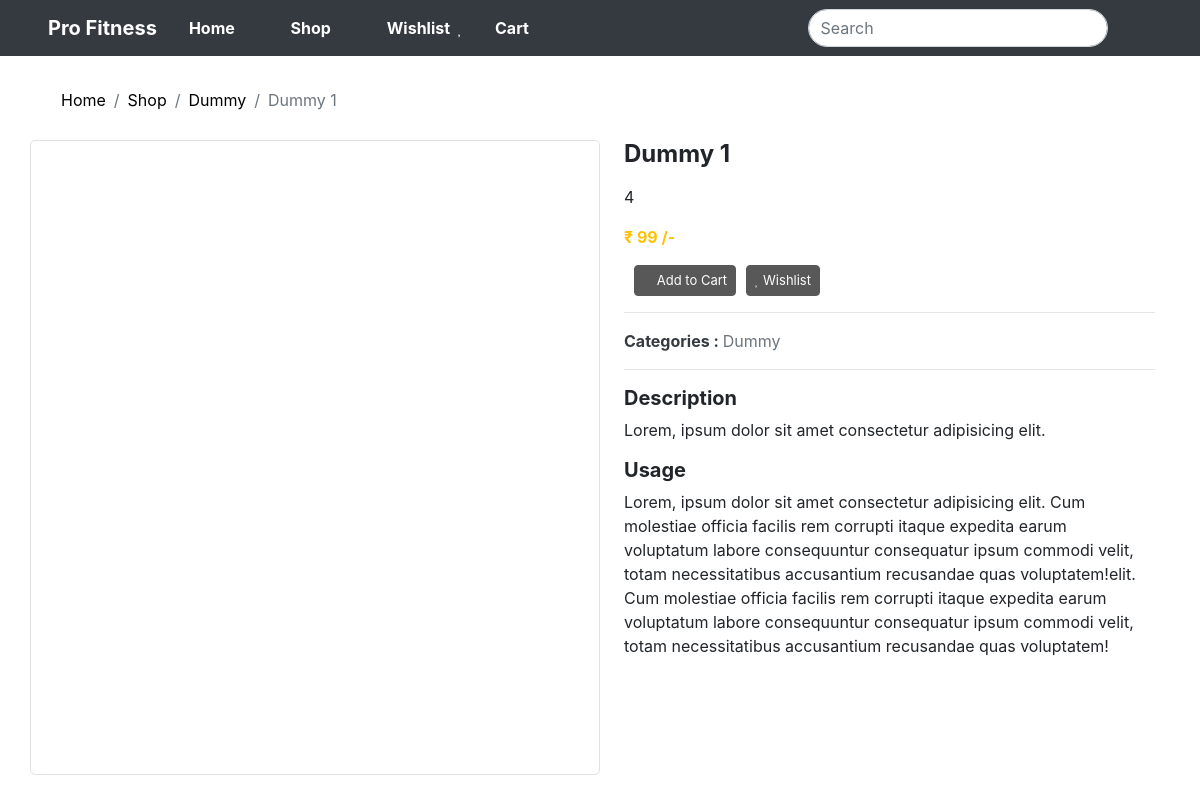
The page /single_product/1 on the database its author committed.
### fitness/models.py (models this page shows, shortened)
class Product(models.Model):
    id = models.IntegerField(primary_key=True)
    title = models.CharField(max_length=250)
    desc = models.TextField()
    usage = models.TextField()
    price = models.IntegerField()
    categories = models.TextField()
    rating = models.IntegerField()
    images1 = models.ImageField(upload_to='')

### fitness/views.py (the view)
# urls.py: path('single_product/<int:id>', views.single_product,
def single_product(request, id):
    prod = Product.objects.get(id=id)
    return render(request, 'single_product.html', context={'prod': prod, })

### templates/single_product.html (shortened to what this page needs)
{% extends 'incFiles/basic.html' %}
{% load static %}
{% block body %}
<div class="container single-product border-bottom pb-5">
    <nav aria-label="breadcrumb m-0 p-0">
        <ol class="breadcrumb">
            <li class="breadcrumb-item"><a href="/">Home</a></li>
            <li class="breadcrumb-item"><a href="/shop">Shop</a></li>
            <li class="breadcrumb-item"><a href="/">{{prod.categories}}</a></li>
            <li class="breadcrumb-item active" aria-current="page">{{prod.title}}</li>
        </ol>
    </nav>
    <div class="row">
        <div class="col-md-6 pt-3 border d-flex justify-content-center align-items-center product"
            style="width: 635px; height:635px;border-radius:5px">
            <div class="main-img-prod d-flex flex-column justify-content-center align-items-center">
                <div class="image-gallery-big">
                </div>
            </div>
        </div>
        <div class="col-md-6 pl-4">
            <p class="h4 font-weight-bold">
                {{prod.title}}
            </p>
            <p class="star t-12">
                <p class="rating">{{prod.rating}}</p>
            </p>
            <p class="t-18 font-weight-bold text-warning">₹ {{prod.price}} /-</p>
            {% if user.is_authenticated %}
            <div class="container m-0 p-0 d-flex">
                <input class="itemLen" type="number" value="0" min="0" name="" id=""
                    style="max-width:50px;text-align:center">
                <button class="ml-4 btn prod-btn btn-cart" data-product="{{prod.id}}"><i
                        class="far fa-shopping-cart"></i> Add to
                    Cart</button>
                {% if prod.id in orders_id %}
                <button class="btn prod-btn btn-whishlist whishlist-btn" disabled><i class="far fa-heart"></i> Already
                    in Wishlist</button>
                {% else %}
                <button class=" btn prod-btn btn-whishlist whishlist-btn" data-product="{{prod.id}}"><i
                        class="far fa-heart"></i> Wishlist</button>
                {% endif %}
            </div>
            {% else %}
            <div class="container m-0 p-0 d-flex">
                <button class="btn prod-btn btn-cart" data-product="{{prod.id}}" disabled><i
                        class="far fa-shopping-cart"></i> Add to
                    Cart</button>
                <button disabled class="btn prod-btn btn-whishlist whishlist-btn" data-product="{{prod.id}}"><i
                        class="far fa-heart"></i> Wishlist</button>
            </div>
            {% endif %}
            <hr>
            <div class="data">
                <p class="text-secondary "> <span class="text-dark font-weight-bold">Categories : </span>
                    {{prod.categories}}</p>
            </div>
            <hr>
            <p class="font-weight-bold h5">Description</p>
            <p class="">{{prod.desc}}</p>
            <p class="font-weight-bold h5">Usage</p>
            <p class="">{{prod.usage}}</p>
        </div>
    </div>
</div>
{% endblock body %}

### static/css/style.css (style rules this page uses)
* { margin: 0; padding: 0; box-sizing: border-box; }

### static/css/single_product.css (style rules this page uses)
.breadcrumb { margin-top: 20px; background-color: transparent; }
.single-product .breadcrumb a { color: black !important; text-decoration: none; }
.single-product .prod-btn { padding: 5px 8px; font-size: 13px; color: white; background-color: black; border: 1px solid black; margin-left: 10px; }
.image-gallery-big { min-width: 465px !important; max-width: 465px !important; height: 465px !important; display: flex; justify-content: center; align-items: center; overflow: hidden; }

### rows shown on the page
Product: categories "Dummy", title "Dummy 1", rating "4", price "99", desc "Lorem, ipsum dolor sit amet consectetur adipisicing elit.", usage "Lorem, ipsum dolor sit amet consectetur adipisicing elit. Cum molestiae officia facilis rem corrupti itaque expedita earum voluptatum labore consequuntur consequatur ipsum commodi velit, totam necessitatibus accusantium recusandae quas voluptatem!elit. Cum molestiae officia facilis rem corrupti itaque expedita earum voluptatum labore consequuntur consequatur ipsum commodi velit, totam necessitatibus accusantium recusandae quas voluptatem!"
